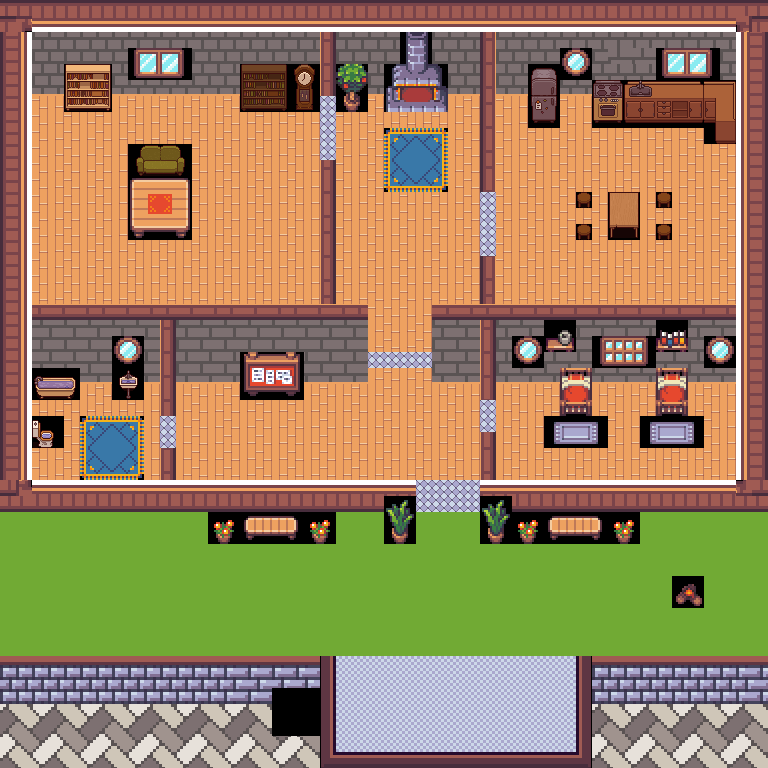

Tiled map render using the project's own tile images. Description and the map definition, with tile-layer contents summarised, below:
An orthogonal 48x48 tile map with 16x16 px tiles, 2 tile layers (background, graphics), 7 tilesets and 35 objects (tabouret 4, tabouret 3, tabouret 2, tabouret 1, Tree, ...).

<map version="1.10" tiledversion="1.10.2" orientation="orthogonal" renderorder="right-down" width="48" height="48" tilewidth="16" tileheight="16" infinite="0" nextlayerid="6" nextobjectid="102">
 <tileset firstgid="1" name="atlas16" tilewidth="16" tileheight="16" tilecount="768" columns="48">
  <image source="atlas16x.png" width="768" height="256" />
 </tileset>
 <tileset firstgid="769" name="atlas48x" tilewidth="16" tileheight="16" tilecount="6912" columns="144">
  <image source="atlas48x.png" width="2304" height="768" />
 </tileset>
 <tileset firstgid="7681" name="TopDownHouseFurnitureState2" tilewidth="16" tileheight="16" tilecount="234" columns="13">
  <image source="TopDownHouseFurnitureState2.png" width="208" height="288" />
 </tileset>
 <tileset firstgid="7915" name="TopDownHouseFurnitureState1" tilewidth="16" tileheight="16" tilecount="234" columns="13">
  <image source="TopDownHouseFurnitureState1.png" width="208" height="288" />
 </tileset>
 <tileset firstgid="8149" name="atlas32x" tilewidth="16" tileheight="16" tilecount="3072" columns="96">
  <image source="atlas32x.png" width="1536" height="512" />
 </tileset>
 <tileset firstgid="11221" name="Clock копия" tilewidth="21" tileheight="46" spacing="20" tilecount="1" columns="1">
  <image source="Clock копия.png" width="21" height="46" />
 </tileset>
 <tileset firstgid="11222" name="Clock" tilewidth="16" tileheight="16" spacing="20" tilecount="1" columns="1">
  <image source="Clock.png" width="21" height="46" />
 </tileset>
 <layer id="1" name="background" width="48" height="48">
  <data>[2304 cells, 2304 non-empty, 300 distinct tile ids]</data>
 </layer>
 <layer id="2" name="graphics" width="48" height="48">
  <data>[2304 cells, 0 non-empty, 0 distinct tile ids]</data>
 </layer>
 <objectgroup id="3" name="lightObject">
  <object id="46" name="tabouret 4" x="584" y="199.333" />
  <object id="47" name="tabouret 3" x="664" y="198.667" />
  <object id="48" name="tabouret 2" x="664" y="231.333" />
  <object id="49" name="tabouret 1" x="530" y="231.334" />
  <object id="64" name="Tree" x="335.667" y="63.6667" width="32" height="48.6667" />
  <object id="66" name="sink" x="117.333" y="368" width="22" height="31.3333" />
  <object id="67" name="Toilet" x="31.6667" y="417.333" width="30.3333" height="31" />
  <object id="70" name="flowers 4" x="211.333" y="519" width="25" height="24.6667" />
  <object id="75" name="flowers 3" x="307.667" y="517.667" width="24.6667" height="27" />
  <object id="76" name="flowers 2" x="516" y="517" width="23" height="28" />
  <object id="77" name="flowers 1" x="611.333" y="516.333" width="24.3333" height="30.3333" />
  <object id="99" name="test" gid="11221" x="401" y="242.5" width="21" height="46" />
  <object id="101" name="kek" gid="345" x="448.667" y="550.667" width="16" height="16" />
 </objectgroup>
 <objectgroup id="5" name="ground">
  <object id="34" x="31.3333" y="92.6667" width="287.333" height="211.333" />
  <object id="35" x="336.667" y="94.6667" width="142.667" height="208.667" />
  <object id="36" x="496.667" y="95.3333" width="238.667" height="207.333" />
  <object id="37" x="497.333" y="382" width="237.333" height="96.6667" />
  <object id="38" x="176.667" y="382" width="302" height="96.6667" />
  <object id="39" x="30" y="381.333" width="129.333" height="96.6667" />
  <object id="40" x="1.33333" y="510.667" width="766.667" height="144" />
  <object id="41" x="369.333" y="304.667" width="61.3333" height="76" />
  <object id="42" x="416" y="478.667" width="63.3333" height="32.6667" />
  <object id="44" x="480" y="400" width="15.3333" height="30" />
  <object id="45" x="160.364" y="416.364" width="15.2727" height="30.9091" />
 </objectgroup>
 <objectgroup id="4" name="heavyObjects">
  <object id="78" name="Bed right" x="655.5" y="366.5" width="33" height="50" />
  <object id="79" name="Bed left" x="560" y="367.5" width="33.5" height="49" />
  <object id="80" name="pedestal" x="242.5" y="350.5" width="58" height="47.5" />
  <object id="81" name="Bath" x="32" y="372.5" width="47" height="27" />
  <object id="82" name="Table living room" x="127.5" y="175.5" width="64.5" height="66" />
  <object id="83" name="sofa" x="130" y="144.5" width="58" height="33.5" />
  <object id="84" name="Wardrobe brown" x="240" y="61.5" width="48" height="50" />
  <object id="85" name="Wardrobe white" x="64" y="63" width="46.5" height="48" />
  <object id="86" name="Fridge" x="529" y="65" width="29" height="61" />
  <object id="87" name="Stove" x="592.5" y="79.5" width="29.5" height="45" />
  <object id="88" name="Table kitchen" x="608" y="191.5" width="32" height="48" />
 </objectgroup>
</map>
